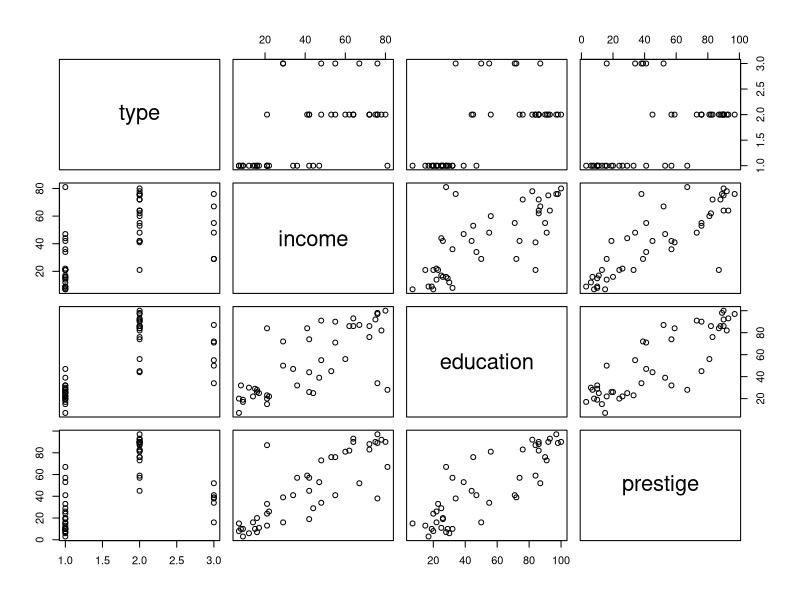
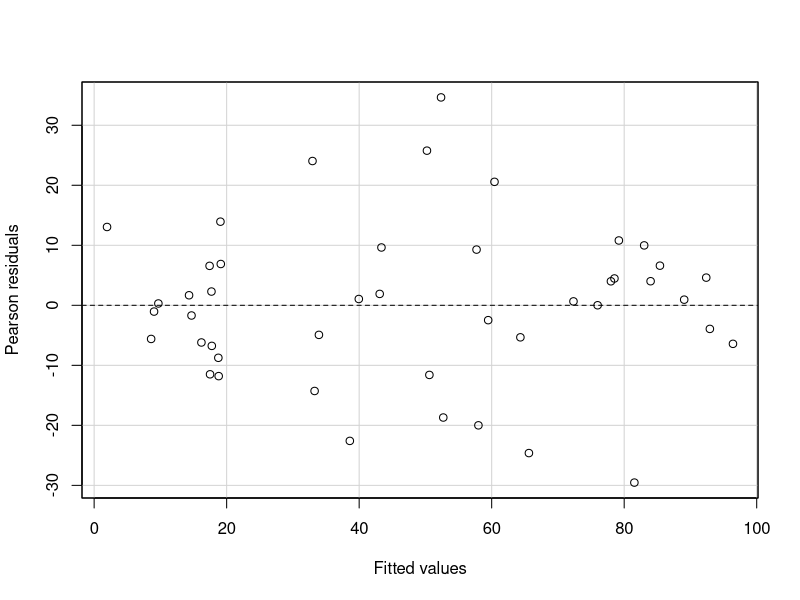
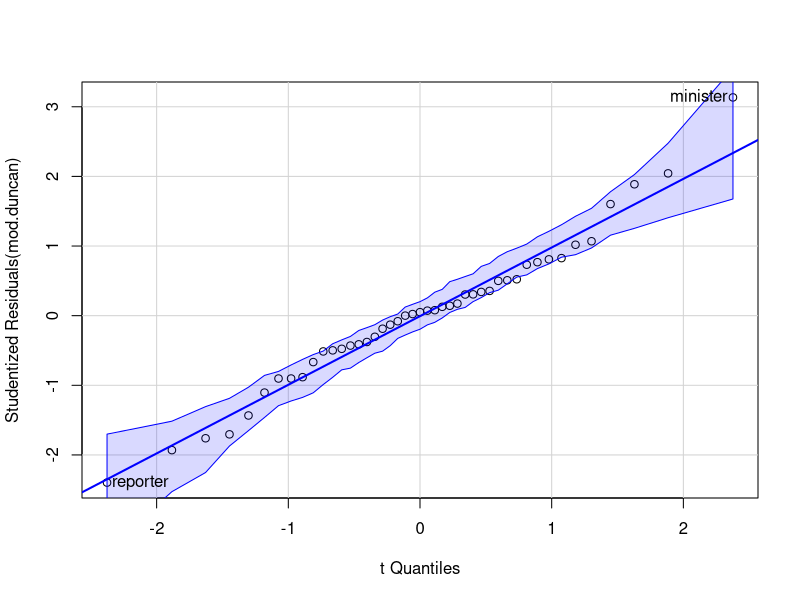
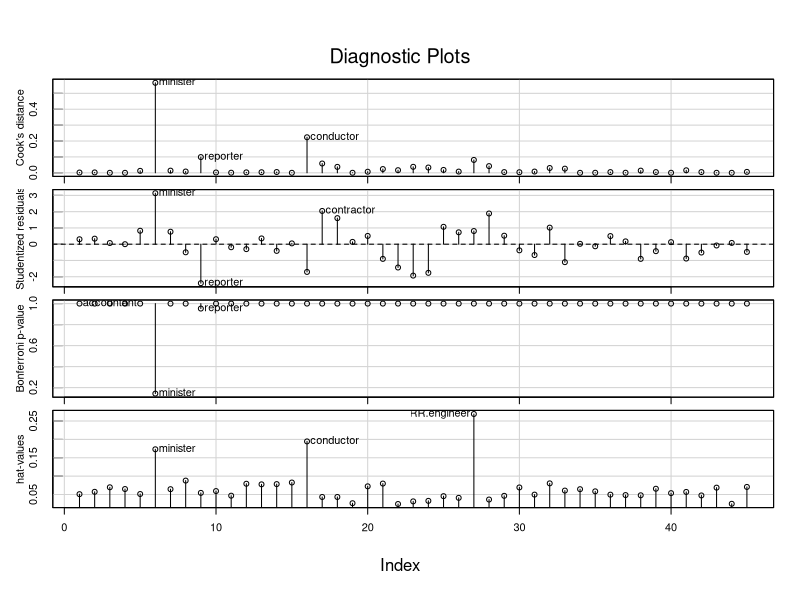
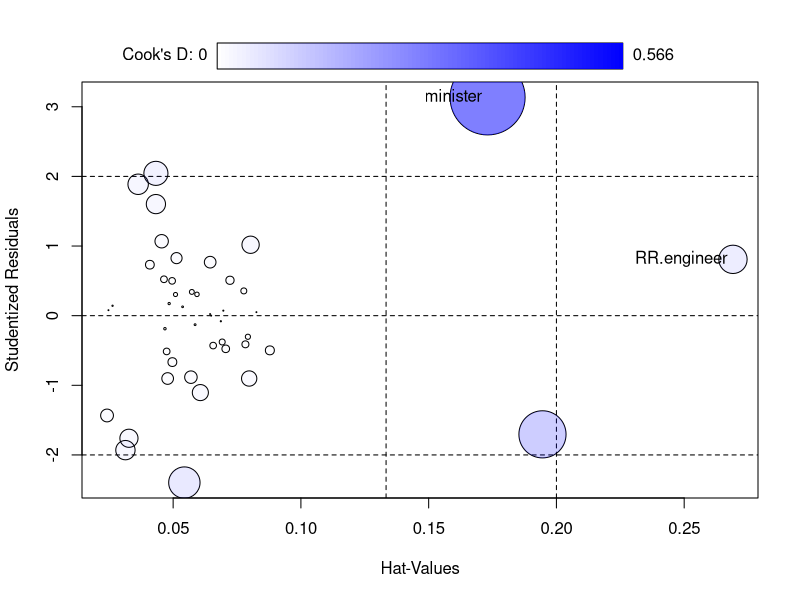
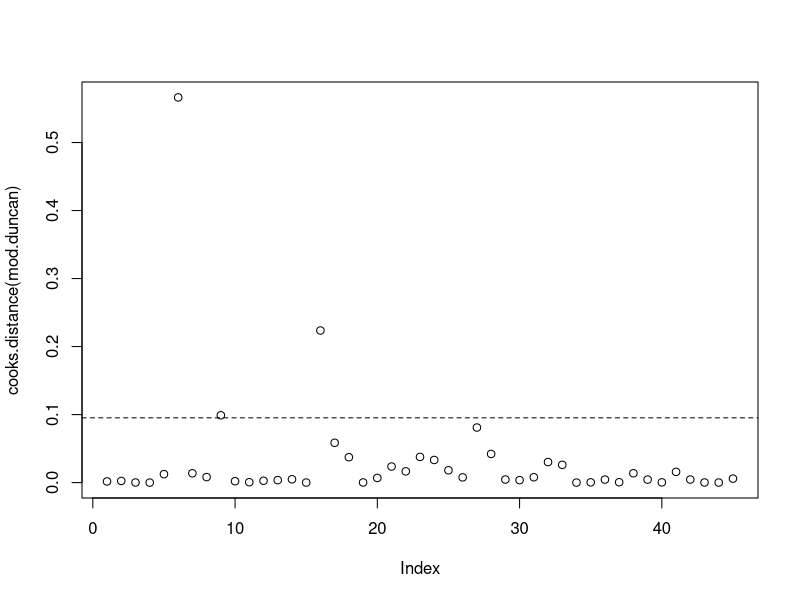
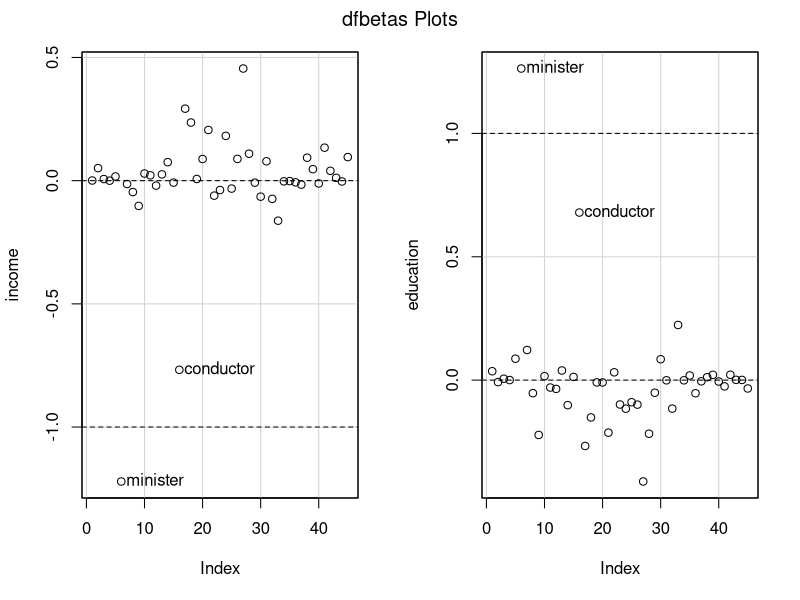
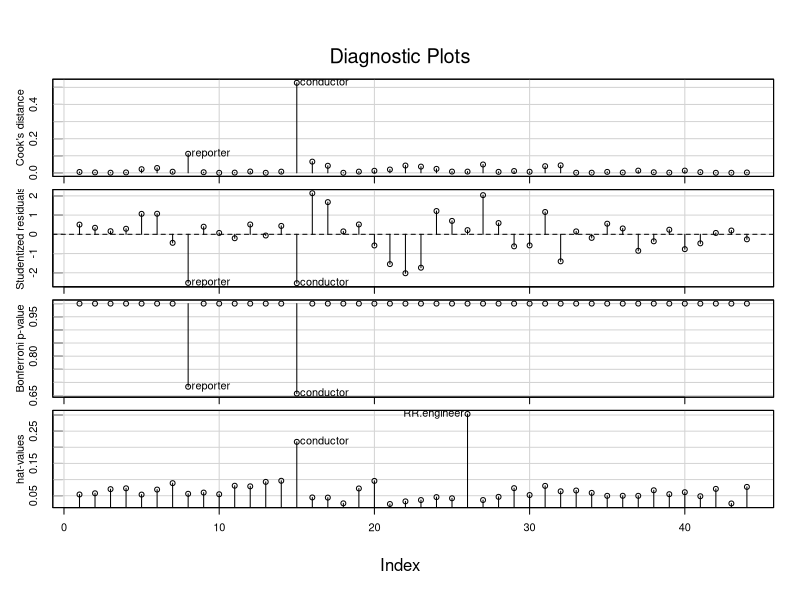

Generate these figures, in order, with R:
library(car)
data(Duncan)
plot(Duncan)
mod.duncan <- lm(prestige~income+education,data=Duncan)
summary(mod.duncan)
residualPlot(mod.duncan,quadratic=F)
qqPlot(mod.duncan)

influenceIndexPlot(mod.duncan,id=list(n=3))

outlierTest(mod.duncan)

influencePlot(mod.duncan,id=list(n=1))
p=length(mod.duncan$coef)
n=nrow(Duncan)
limit1 = (2*p)/n #limit1 for Hat-Values of Bubble plot
limit2 = (3*p)/n #limit2 for Hat-Values of Bubble plot

#Check influential case using cook's distance
plot(cooks.distance(mod.duncan))
abline(h=4/(n-p), lty=2)
identify(1:n,cooks.distance(mod.duncan), row.names(Duncan))

#Check influential case using dfbetas
dfbetasPlots(mod.duncan,id.n=2)




Duncan[rownames(Duncan)=='minister',]

newd <- Duncan[!rownames(Duncan)%in%c('minister'),]
m1 <- lm(prestige~income+education,data=newd)
influenceIndexPlot(m1,id=list(n=2))
n=nrow(newd)
plot(cooks.distance(m1))
abline(h=4/(n-p), lty=2)
identify(1:n,cooks.distance(m1), row.names(newd))
dfbetasPlots(m1,id.n=2)

compareCoefs(mod.duncan,m1,se=F)

newd1 <- newd[!rownames(newd)%in%c('conductor'),]
m2 <- lm(prestige~income+education,data=newd1)
influenceIndexPlot(m2,id=list(n=2))
n=nrow(newd1)
plot(cooks.distance(m2))
abline(h=4/(n-p), lty=2)
identify(1:n,cooks.distance(m2), row.names(newd1))
dfbetasPlots(m2,id.n=2)

compareCoefs(m1,m2,se=F)

newd2 <- newd1[!rownames(newd1)%in%c('reporter'),]
m3 <- lm(prestige~income+education,data=newd2)
influenceIndexPlot(m3,id.n=3)
n=nrow(newd2)
plot(cooks.distance(m3))
abline(h=4/(n-p), lty=2)
identify(1:n,cooks.distance(m3), row.names(newd2))
dfbetaPlots(m3,id.n=3)

compareCoefs(m2,m3,se=F)
